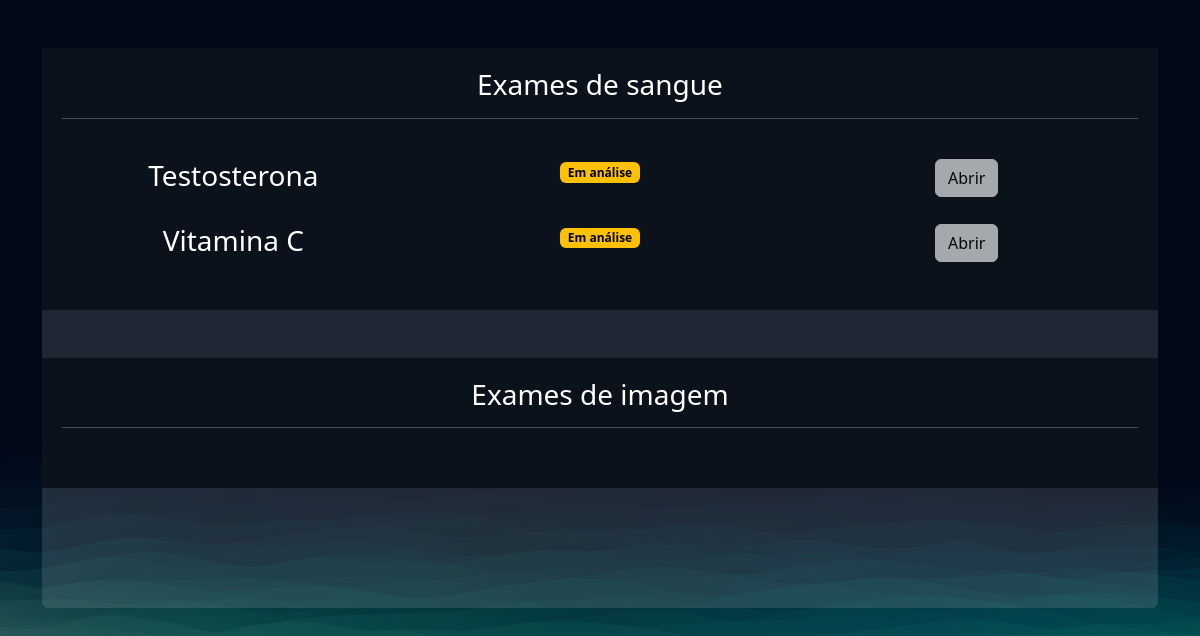
/exames/gerenciar_exames/ (signed in), run on an earlier commit of the app's database.
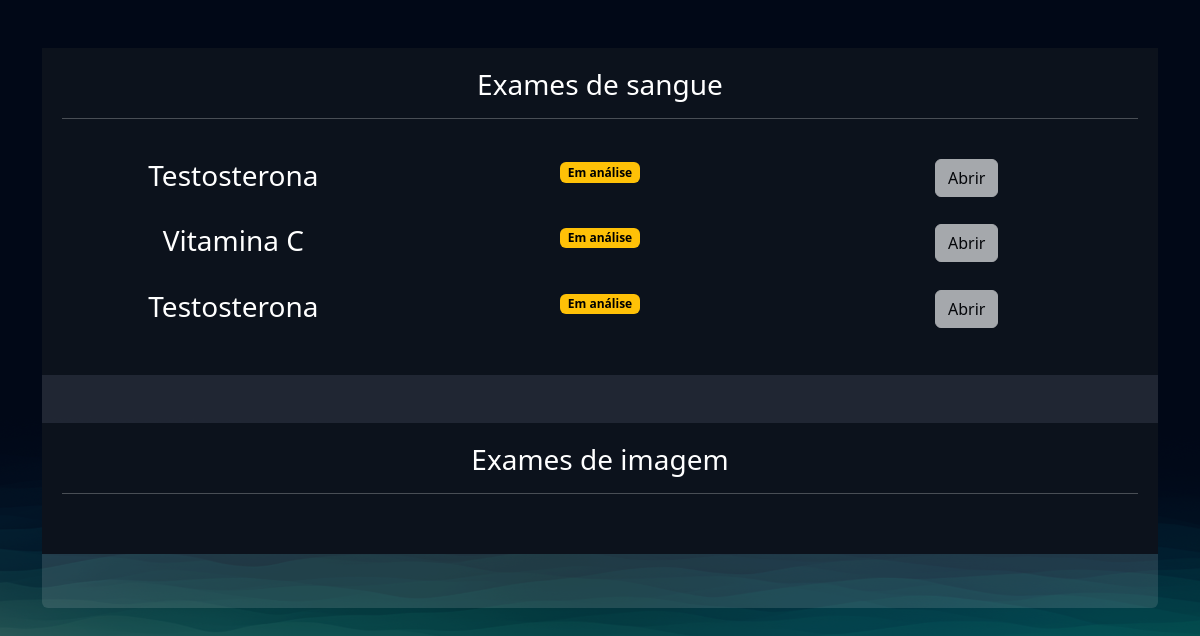
And on a later commit of the database.
### exames/models.py (models this page shows, shortened)
class SolicitacaoExame(models.Model):
    choice_status = (
        ('E', 'Em análise'),
        ('F', 'Finalizado')
    )
    usuario = models.ForeignKey(User, on_delete=models.DO_NOTHING)
    exame = models.ForeignKey(TipoExames, on_delete=models.DO_NOTHING)
    status = models.CharField(max_length=2, choices=choice_status)
    resultado = models.FileField(upload_to="resultados", null=True, blank=True)
    requer_senha = models.BooleanField(default=False)
    senha = models.CharField(max_length=6, null=True, blank=True)
    def badge_template(self):
        if self.status =="E":
            classes = "bg-warning"
            texto = "Em análise"
        elif self.status == "F":
            classes = "bg-success"
            texto = "Finalizado"
        return mark_safe(f'<span class="badge text-{classes}">{texto}</span>')

class TipoExames(models.Model):
    tipo_choices = (
        ('I', 'Exames de imagem'),
        ('S', 'Exames de sangue')
    )
    nome = models.CharField(max_length=50)
    tipo = models.CharField(max_length=1, choices=tipo_choices)
    preco = models.FloatField()
    disponivel = models.BooleanField(default=True)
    horario_inicial = models.IntegerField()
    horario_final = models.IntegerField()

### exames/views.py (the view)
# urls.py: path('gerenciar_exames/', views.gerenciar_exames, name="gerenciar_exames"),
@login_required
def gerenciar_exames(request):
    exames = SolicitacaoExame.objects.filter(usuario=request.user)
    return render(request, 'gerenciar_exames.html', {'exames': exames})

### exames/templates/gerenciar_exames.html (shortened to what this page needs)
{% extends "bases/base.html" %}
{% load static %}
{% block 'head' %}
    <link href="{% static 'exames/css/css.css' %}" rel="stylesheet">
    <link href="{% static 'exames/css/gerenciar_pedidos.css' %}" rel="stylesheet">
    <link href="{% static 'exames/css/gerenciar_exames.css' %}" rel="stylesheet">
{% endblock 'head' %}
{% block 'conteudo' %}
    <br>
    <br>
    <div class="container">
        <div class="card card-view">
            <div class="sub-card">
                <h3>Exames de sangue</h3>
                <hr>
                <br>
                {% for exame in exames  %}
                    {% if  exame.exame.tipo == 'S'%}
                        <div class="row">
                            <div class="col-md"><h3>{{exame.exame.nome}}</h3></div>
                            <div class="col-md">{{exame.badge_template}}</div>
                            <div class="col-md">
                                {% if exame.status == 'F' %}
                                    <a href="{% url "permitir_abrir_exame" exame.id %}" class="btn btn-light">Abrir</a>
                                {% else %}
                                    <a href="#" class="btn btn-light disabled">Abrir</a>
                                {% endif %}
                            </div>
                        </div>
                        <br>
                    {% endif %}
                {% endfor %}
            </div>
            <br>
            <br>
            <div class="sub-card">
                <h3>Exames de imagem</h3>
                <hr>
                <br>
            </div>
        </div>
    </div>
{% endblock 'conteudo' %}

What changed in the data, as far as the page shows it:
added SolicitacaoExame: exame.nome "Testosterona", badge_template "Em análise", shows "Abrir"
